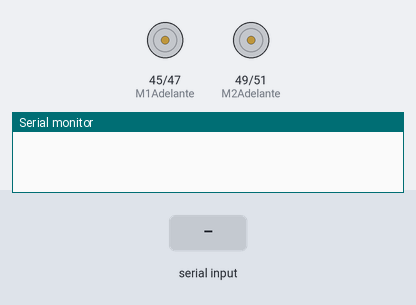
Simulated run of this program. Board: Arduino Mega 2560, built with avr-gcc and run on an emulated ATmega2560. On the bench: motor-driver pin pairs drawn as motors (green arrow = first pin HIGH = forward, orange = second pin HIGH = backward, longer = more drive, scaled by the enable pin), the last lines printed to the serial monitor. Inputs (shaded band) come from the test bench.

Above: at 1.2 s.
1.3 s: "w" received over Serial
At 2.1 s:
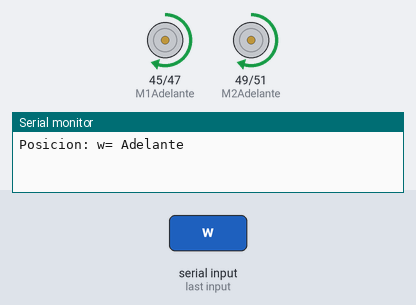
3.8 s: byte 55 ('7') received over Serial
5.3 s: "s" received over Serial
At 6.1 s:
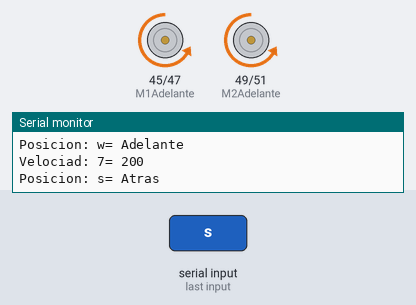
7.8 s: "d" received over Serial
At 8.4 s:
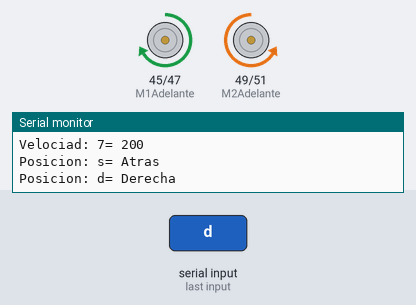
10.3 s: "a" received over Serial
At 11.1 s:
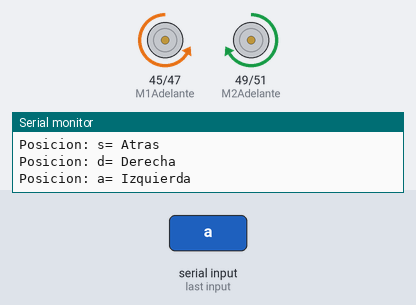
12.8 s: "1" received over Serial
Timing chart, 0 to 15.3 s (numbered marks = the images above; inputs shaded):
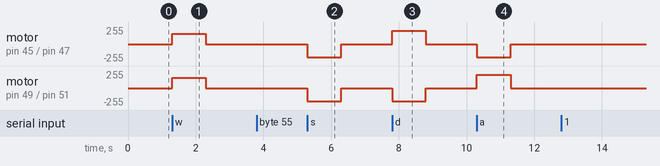

The program:

main.cpp
```cpp
#include <Arduino.h>
#define M1Adelante 45
#define M1Atras 47
#define M2Adelante 49
#define M2Atras 51
#define PWM1 10
#define PWM2 9
int velocidad = 155;
int TiempoEjecucion = 1000;
char dato;

void setup()
{
  Serial.begin(9600);
  pinMode(M1Adelante, OUTPUT);
  pinMode(M1Atras, OUTPUT);
  pinMode(M2Adelante, OUTPUT);
  pinMode(M2Atras, OUTPUT);
  pinMode(PWM1, OUTPUT);
  pinMode(PWM2, OUTPUT);
}

void Adelante()
{
  digitalWrite(M1Adelante, HIGH);
  digitalWrite(M1Atras, LOW);
  digitalWrite(M2Adelante, HIGH);
  digitalWrite(M2Atras, LOW);
}

void Atras()
{
  digitalWrite(M1Adelante, LOW);
  digitalWrite(M1Atras, HIGH);
  digitalWrite(M2Adelante, LOW);
  digitalWrite(M2Atras, HIGH);
}

void Derecha()
{
  digitalWrite(M1Adelante, HIGH);
  digitalWrite(M1Atras, LOW);
  digitalWrite(M2Adelante, LOW);
  digitalWrite(M2Atras, HIGH);
}

void Izquierda()
{
  digitalWrite(M1Adelante, LOW);
  digitalWrite(M1Atras, HIGH);
  digitalWrite(M2Adelante, HIGH);
  digitalWrite(M2Atras, LOW);
}
void Parar()
{
  digitalWrite(M1Adelante, LOW);
  digitalWrite(M1Atras, LOW);
  digitalWrite(M2Adelante, LOW);
  digitalWrite(M2Atras, LOW);
}

void loop()
{
  Parar();
  analogWrite(PWM1, velocidad);
  analogWrite(PWM2, velocidad);
  if (Serial.available() > 0)
  {
    dato = Serial.read();
    switch (dato)
    {
    case 'w':
      Serial.println("Posicion: w= Adelante");
      Adelante();
      delay(TiempoEjecucion);
      break;
    case 's':
      Serial.println("Posicion: s= Atras");
      Atras();
      delay(TiempoEjecucion);
      break;
    case 'd':
      Serial.println("Posicion: d= Derecha");
      Derecha();
      delay(TiempoEjecucion);
      break;
    case 'a':
      Serial.println("Posicion: a= Izquierda");
      Izquierda();
      delay(TiempoEjecucion);
      break;
    case 'q':
      Serial.println("Posicion: q= Parar");
      Parar();
      delay(500);
      break;
    case '1':
      Serial.println("Velociad: 1= 110");
      velocidad = 110;
      break;
    case '2':
      Serial.println("Velociad: 2= 125");
      velocidad = 125;
      break;
    case '3':
      Serial.println("Velociad: 3= 140");
      velocidad = 140;
      break;
    case '4':
      Serial.println("Velociad: 4= 155");
      velocidad = 155;
      break;
    case '5':
      Serial.println("Velociad: 5= 170");
      velocidad = 170;
      break;
    case '6':
      Serial.println("Velociad: 6= 185");
      velocidad = 185;
      break;
    case '7':
      Serial.println("Velociad: 7= 200");
      velocidad = 200;
      break;
    case '8':
      Serial.println("Velociad: 8= 215");
      velocidad = 215;
      break;
    case '9':
      Serial.println("Velociad: 9= 230");
      velocidad = 230;
      break;
    case 'z':
      Serial.println("TiempoDeEjecucion: z= 1s");
      TiempoEjecucion = 1000;
      break;
    case 'x':
      Serial.println("TiempoDeEjecucion: x= 2s");
      TiempoEjecucion = 2000;
      break;
    case 'c':
      Serial.println("TiempoDeEjecucion: c= 3s");
      TiempoEjecucion = 3000;
      break;
    case 'v':
      Serial.println("TiempoDeEjecucion: v= 4s");
      TiempoEjecucion = 4000;
      break;
    case 'b':
      Serial.println("TiempoDeEjecucion: b= 5s");
      TiempoEjecucion = 5000;
      break;
    case 'n':
      Serial.println("TiempoDeEjecucion: n= 6s");
      TiempoEjecucion = 6000;
      break;
    case 'm':
      Serial.println("TiempoDeEjecucion: m= 7s");
      TiempoEjecucion = 7000;
      break;
    default:
      Serial.println("Caracter no reconocido");
      break;
    }
  }
}
```

Measured:
- after the input at 1.3 s, motor on pin 45 (M1Adelante) / pin 47 (M1Atras), motor on pin 49 (M2Adelante) / pin 51 (M2Atras): stopped → forward 155/255 at once, → stopped 1.0 s later
- after the input at 5.3 s, motor on pin 45 (M1Adelante) / pin 47 (M1Atras), motor on pin 49 (M2Adelante) / pin 51 (M2Atras): stopped → backward 200/255 at once, → stopped 1.0 s later
- after the input at 7.8 s, motor on pin 45 (M1Adelante) / pin 47 (M1Atras): stopped → forward 200/255 at once, → stopped 1.0 s later; motor on pin 49 (M2Adelante) / pin 51 (M2Atras): stopped → backward 200/255 at once, → stopped 1.0 s later
- after the input at 10.3 s, motor on pin 45 (M1Adelante) / pin 47 (M1Atras): stopped → backward 200/255 at once, → stopped 1.0 s later; motor on pin 49 (M2Adelante) / pin 51 (M2Atras): stopped → forward 200/255 at once, → stopped 1.0 s later
